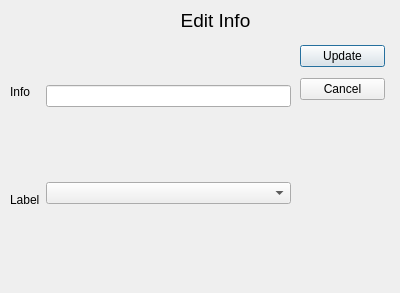
<?xml version="1.0" encoding="UTF-8"?>
<ui version="4.0">
 <class>EditInfo</class>
 <widget class="QDialog" name="EditInfo">
  <property name="geometry">
   <rect>
    <x>0</x>
    <y>0</y>
    <width>400</width>
    <height>293</height>
   </rect>
  </property>
  <property name="windowTitle">
   <string>Dialog</string>
  </property>
  <widget class="QLabel" name="label_4">
   <property name="geometry">
    <rect>
     <x>160</x>
     <y>10</y>
     <width>111</width>
     <height>20</height>
    </rect>
   </property>
   <property name="font">
    <font>
     <pointsize>14</pointsize>
    </font>
   </property>
   <property name="text">
    <string>Edit Info</string>
   </property>
   <property name="alignment">
    <set>Qt::AlignCenter</set>
   </property>
  </widget>
  <widget class="QWidget" name="layoutWidget">
   <property name="geometry">
    <rect>
     <x>10</x>
     <y>40</y>
     <width>281</width>
     <height>211</height>
    </rect>
   </property>
   <layout class="QHBoxLayout" name="horizontalLayout">
    <item>
     <layout class="QVBoxLayout" name="verticalLayout">
      <item>
       <widget class="QLabel" name="label">
        <property name="text">
         <string>Info</string>
        </property>
        <property name="buddy">
         <cstring>info</cstring>
        </property>
       </widget>
      </item>
      <item>
       <widget class="QLabel" name="label_2">
        <property name="text">
         <string>Label</string>
        </property>
       </widget>
      </item>
     </layout>
    </item>
    <item>
     <layout class="QVBoxLayout" name="verticalLayout_2">
      <property name="spacing">
       <number>30</number>
      </property>
      <item>
       <widget class="QLineEdit" name="info"/>
      </item>
      <item>
       <widget class="QComboBox" name="opsilabel"/>
      </item>
     </layout>
    </item>
   </layout>
  </widget>
  <widget class="QLabel" name="index">
   <property name="geometry">
    <rect>
     <x>120</x>
     <y>260</y>
     <width>63</width>
     <height>20</height>
    </rect>
   </property>
   <property name="text">
    <string/>
   </property>
  </widget>
  <widget class="QWidget" name="layoutWidget">
   <property name="geometry">
    <rect>
     <x>300</x>
     <y>40</y>
     <width>85</width>
     <height>67</height>
    </rect>
   </property>
   <layout class="QVBoxLayout" name="verticalLayout_3">
    <item>
     <widget class="QPushButton" name="update">
      <property name="text">
       <string>Update</string>
      </property>
      <property name="checkable">
       <bool>false</bool>
      </property>
     </widget>
    </item>
    <item>
     <widget class="QPushButton" name="cancel">
      <property name="text">
       <string>Cancel</string>
      </property>
     </widget>
    </item>
   </layout>
  </widget>
 </widget>
 <resources/>
 <connections/>
</ui>
